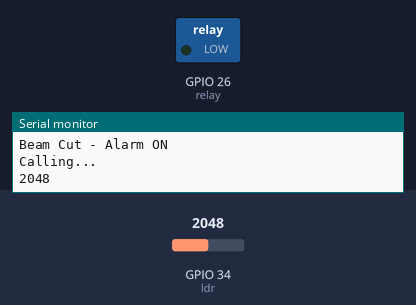
The sketch below on a simulated ESP32. On the bench: switched loads named in the sketch (green lamp = pin HIGH), the last lines printed to the serial monitor. The inputs (shaded band) are chosen by the test bench; at power-on: GPIO 34 (ldr) = 2048. The modem accepts every AT command (registered, SIM ready, sends succeed) and sends nothing else.

Above: at 6.1 s.
At 26.1 s:
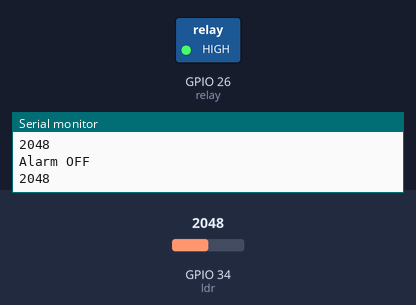
Timing chart, 0 to 27.6 s (numbered marks = the images above):
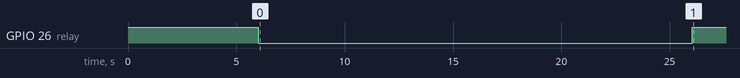

Measured:
- by itself, GPIO 26 (relay): HIGH → LOW at 6.0 s, → HIGH 20.0 s later

The sketch:

Laser_Beam_Security_System.ino
```cpp
#define RXD2 16
#define TXD2 17

int relay = 26;
int ldr   = 34;

const int threshold = 6;
const unsigned long relayTime = 20000;

bool relayRunning = false;
bool beamWasCut = false;

unsigned long startTime = 0;

String phoneNumber = "+91xxxxxxxxxx";

void makeCall() {

  Serial.println("Calling...");

  Serial2.print("ATD");
  Serial2.print(phoneNumber);
  Serial2.println(";");

}

void setup() {

  Serial.begin(115200);
  Serial2.begin(9600, SERIAL_8N1, RXD2, TXD2);

  pinMode(relay, OUTPUT);
  pinMode(ldr, INPUT);

  digitalWrite(relay, HIGH);   // Relay OFF (active LOW)

  Serial.println("System Ready");

  delay(5000);

  Serial2.println("AT");
  delay(1000);

}

void loop() {

  int ldrValue = analogRead(ldr);
  Serial.println(ldrValue);

  // Detect beam cut
  if (ldrValue >= threshold && !beamWasCut) {

    beamWasCut = true;
    relayRunning = true;
    startTime = millis();

    digitalWrite(relay, LOW);   // Relay ON

    Serial.println("Beam Cut - Alarm ON");

    makeCall();                 // GSM Call
  }

  // Turn OFF relay after time
  if (relayRunning && millis() - startTime >= relayTime) {

    digitalWrite(relay, HIGH);  // Relay OFF
    relayRunning = false;

    Serial2.println("ATH");     // Hang up call

    Serial.println("Alarm OFF");
  }

  // Reset when beam restored
  if (ldrValue <= 1 && !relayRunning) {
    beamWasCut = false;
  }

  delay(50);
}
```
